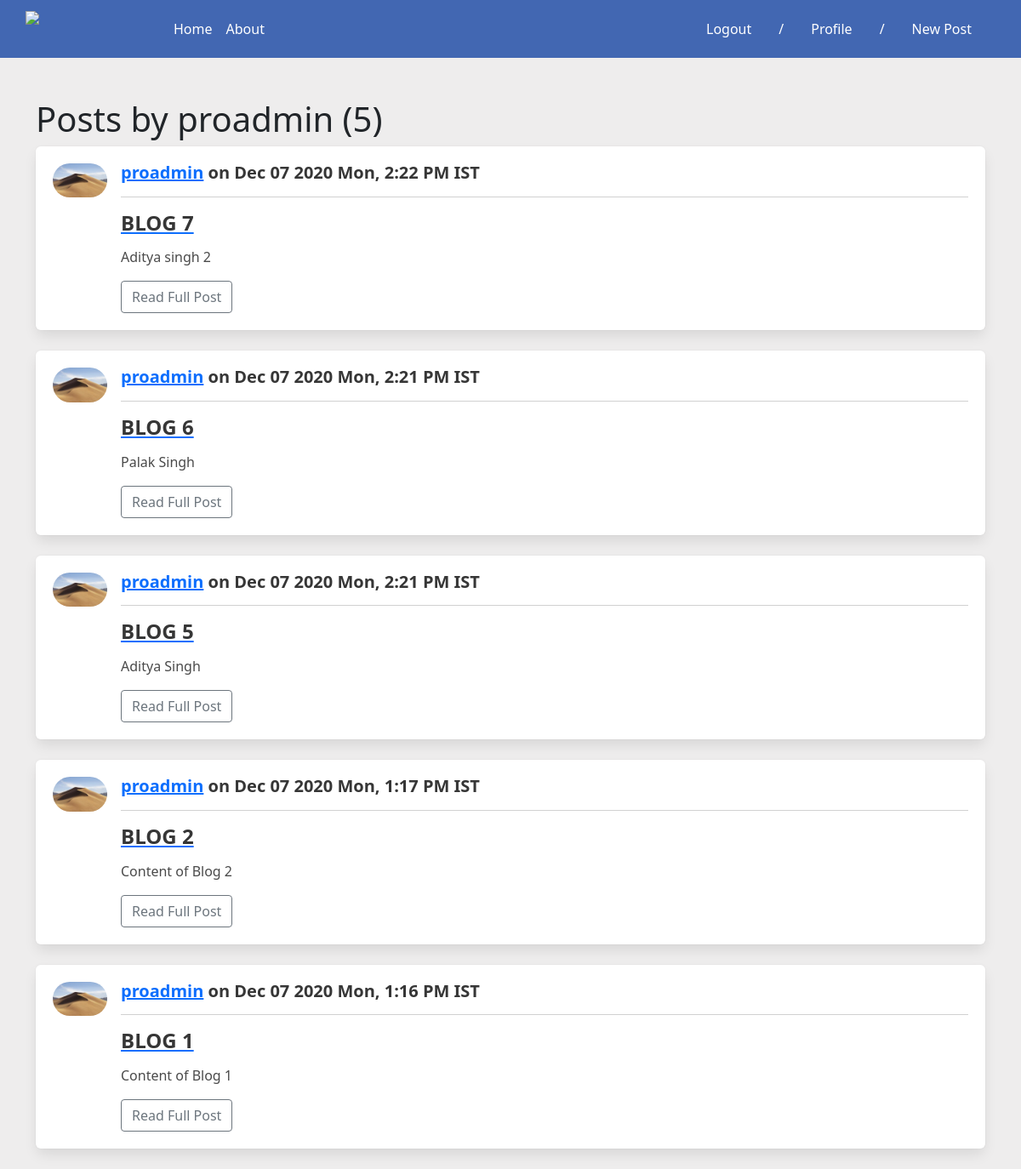
The app's page /user/proadmin (signed in), older data.
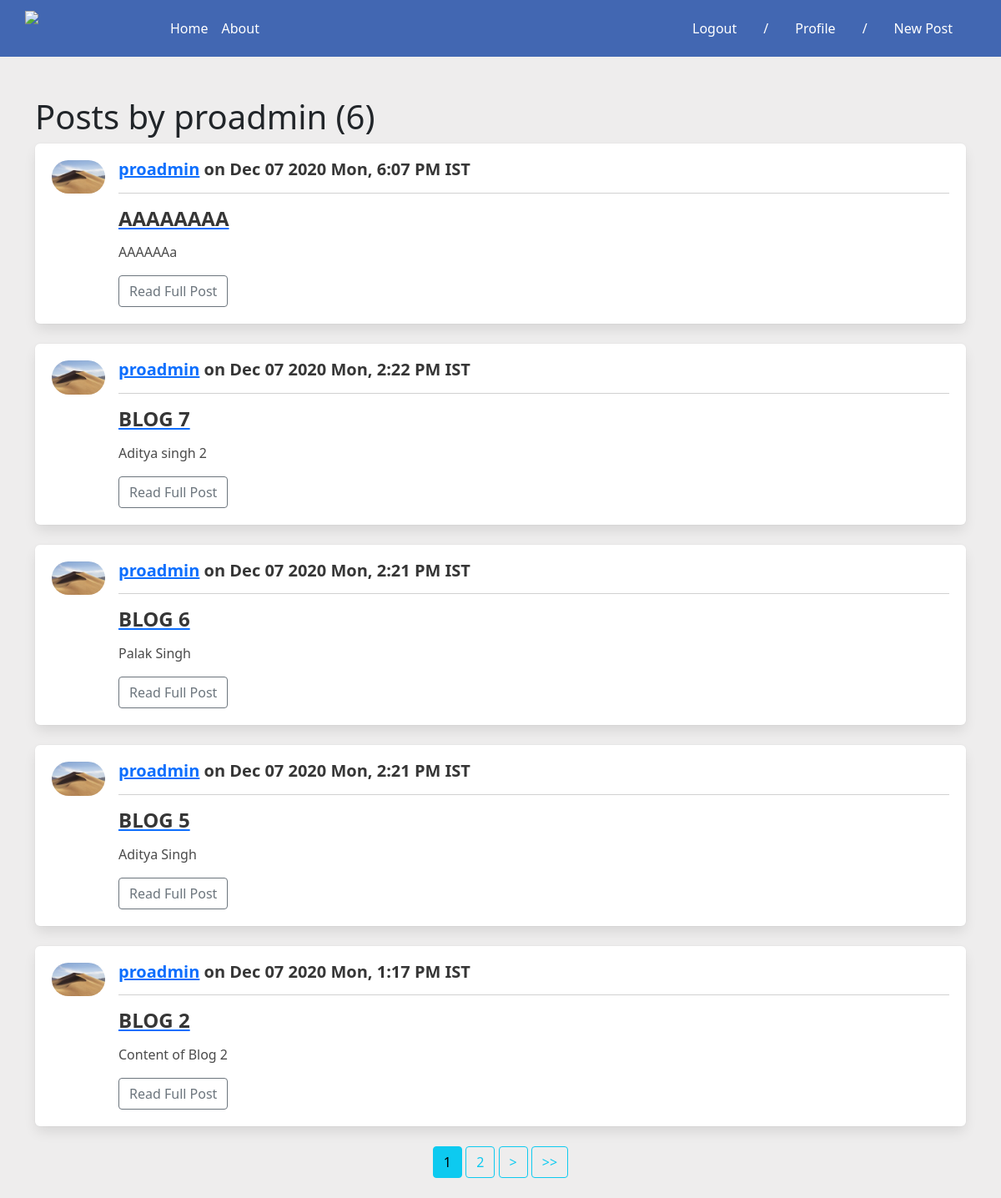
The same page, newer data.
### blog/models.py (models this page shows, shortened)
class Post(models.Model):
    title = models.CharField(max_length=100)
    content = models.TextField()
    date_posted = models.DateTimeField(default=timezone.now)
    author = models.ForeignKey(User, on_delete=models.CASCADE)

### authentication/models.py (models this page shows, shortened)
class Profile(models.Model):
    user = models.OneToOneField(User, on_delete=models.CASCADE)
    image = models.ImageField(default='profile_pics/default.jpg', upload_to='profile_pics')
    bio = models.TextField()
    location = models.CharField(max_length=30)

### blog/views.py (the view)
# urls.py: path('user/<str:username>', UserPostListView.as_view(), name='user_post'),
class UserPostListView(LoginRequiredMixin, ListView):
    model = Post
    template_name = 'blog/user_posts.html'
    context_object_name = 'posts'
    paginate_by = 5
    def get_queryset(self):
        user = get_object_or_404(User, username=self.kwargs.get('username'))
        return Post.objects.filter(author=user).order_by('-date_posted')

### blog/templates/blog/user_posts.html (shortened to what this page needs)
{% extends 'blog/base.html' %}
{% block content%}
<h1>Posts by {{ view.kwargs.username }} ({{ page_obj.paginator.count }})</h1>
{% for post in posts %}
<div class="box">
    <article class="media">
        <div class="media-left">
            <figure class="image is-64x64">
                <img class='is-rounded' src="{{ post.author.profile.image.url}}" alt="Image">
            </figure>
        </div>
        <div class="media-content">
            <div class="content">
                <h4><a href="">{{ post.author }}</a> on {{ post.date_posted | date:"b d Y D, f A T" | capfirst }}</h4>
                <hr>
                <a href="{% url 'blog_detail' post.id%}">
                    <h3 class="card-title">{{ post.title | upper }}</h3>
                </a>
                <p>{{ post.content }}</p>
                <p class="card-text"><small class="text-muted"></small>
                    <a href="{% url 'blog_detail' post.id %}"><button class="btn btn-outline-secondary">Read Full
                            Post</button></a>
            </div>
        </div>
    </article>
</div>
{% endfor %}
<div align='center'style='width: 100%; overflow-x: scroll;'class="container">
    {% if is_paginated %}
    {% for num in page_obj.paginator.page_range %}
      {% if page_obj.number == num %}
        <a class="btn btn-info mb-4" href="?page={{ num }}">{{ num }}</a>
      {% elif num > page_obj.number|add:'-3' and num < page_obj.number|add:'3' %}
        <a class="btn btn-outline-info mb-4" href="?page={{ num }}">{{ num }}</a>
      {% endif %}
    {% endfor %}
    {% if page_obj.has_next %}
      <a class="btn btn-outline-info mb-4" href="?page={{ page_obj.next_page_number }}">></a>
      <a class="btn btn-outline-info mb-4" href="?page={{ page_obj.paginator.num_pages }}">>></a>
    {% endif %}
  {% endif %}
</div>
{% endblock %}

Row changes from the older to the newer data that the page shows:
no longer on this page (row unchanged): Post: author.profile.image (picture), author "proadmin", date_posted "Dec 07 2020 Mon, 1:16 PM IST", title "BLOG 1", content "Content of Blog 1"
added Post: author.profile.image (picture), author "proadmin", date_posted "Dec 07 2020 Mon, 6:07 PM IST", title "AAAAAAAA", content "AAAAAAa"
Text that changed along with them:
{{ page_obj.paginator.count }}: "5" → "6"
new list line: "1"
new list line: "2"
